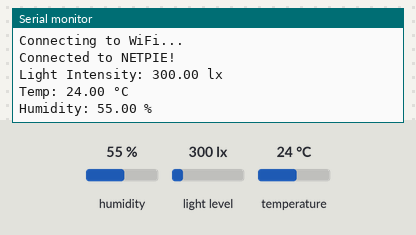
Recording of a sketch running on a simulated ESP32. Parts: the last lines printed to the serial monitor. The inputs (shaded band) are chosen by the test bench; at power-on: humidity 55 %, light level 300 lx, temperature 24 °C. WiFi joins after 1.5 s; servers stay silent unless stated; no MQTT or app messages arrive unless stated.

Above: at 3.2 s.
3.3 s: humidity set to 22 %
At 7.6 s:
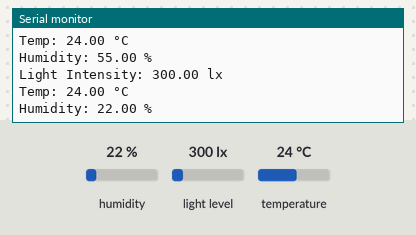
8.9 s: light level set to 40 lx
At 12.8 s:
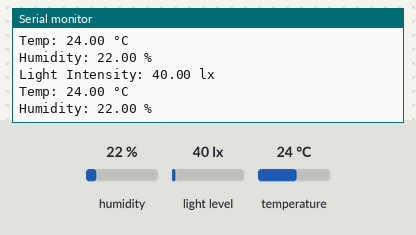
14.5 s: temperature set to 12 °C
At 18.1 s:
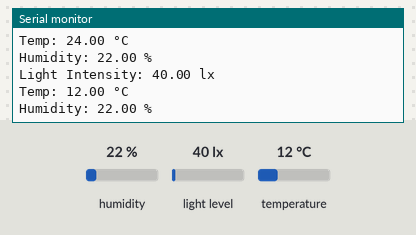
20.1 s: light level set to 500 lx
At 23.3 s:
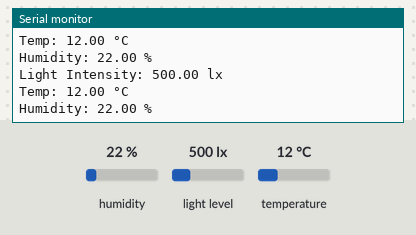
25.7 s: humidity set to 40 %
At 28.6 s:
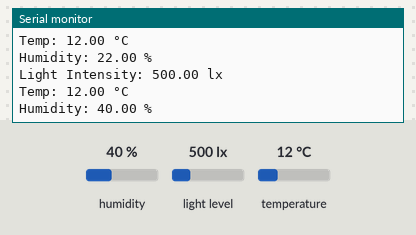
Timing chart, 0 to 30.1 s (numbered marks = the images above; inputs shaded):
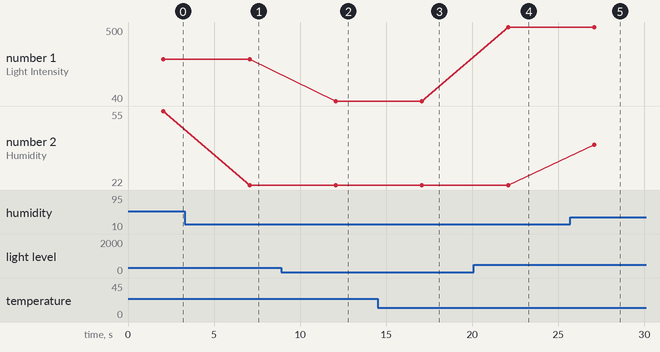

The sketch:

sensor_node.ino
```cpp
#include <Wire.h>
#include <BH1750.h>
#include <DHT.h>
#include <WiFi.h>
#include <PubSubClient.h>
#include <WebServer.h>

// NETPIE Configuration
const char* ssid = "Sleep with me free wifi_2.4G";
const char* password = "0814782645";
const char* mqtt_server = "broker.netpie.io";
const char* app_id = "5877eacd-bfab-4110-8678-c1aa1c79ea19";
const char* key = "7MdDdMg2i3YXAezbdNjZ2WJApaucDE6N";
const char* secret = "3eyJvnDF82GBtaLTp36oNTLtVXygk6HE";

WiFiClient espClient;
PubSubClient client(espClient);

BH1750 lightMeter;
#define DHTPIN 4
#define DHTTYPE DHT22
DHT dht(DHTPIN, DHTTYPE);

void setup() {
  Serial.begin(115200);
  Wire.begin(21, 22); // SDA = GPIO 21, SCL = GPIO 22
  lightMeter.begin(BH1750::CONTINUOUS_HIGH_RES_MODE, 0x23);

  dht.begin();

  WiFi.begin(ssid, password);
  while (WiFi.status() != WL_CONNECTED) {
    delay(1000);
    Serial.println("Connecting to WiFi...");
  }

  client.setServer(mqtt_server, 1883);
  while (!client.connected()) {
    if (client.connect(app_id, key, secret)) {
      Serial.println("Connected to NETPIE!");
    } else {
      delay(5000);
    }
  }

}

void loop() {
  // Read light intensity
  float lux = lightMeter.readLightLevel();
  float temp = dht.readTemperature();
  float humid = dht.readHumidity();

  Serial.print("Light Intensity: ");Serial.print(lux);Serial.println(" lx");
  Serial.print("Temp: "); Serial.print(temp); Serial.println(" °C ");
  Serial.print("Humidity: "); Serial.print(humid); Serial.println(" %");


  if (!client.connected()) {
    client.connect(app_id, key, secret);
  }


  String data = String("{\"light\":") + lux +
                ",\"temperature\":" + temp +
                ",\"humidity\":" + humid +
                "}";
  client.publish("@msg/sensor_data", data.c_str());

  delay(5000);
}
```

Measured:
- after the input at 3.3 s, the serial monitor: prints a new line after 3.8 s (image 1)
- after the input at 8.9 s, the serial monitor: prints a new line after 3.2 s (image 2)
- after the input at 14.5 s, the serial monitor: prints a new line after 2.6 s (image 3)
- after the input at 20.1 s, the serial monitor: prints a new line after 2.0 s (image 4)
- after the input at 25.7 s, the serial monitor: prints a new line after 1.4 s (image 5)
- plotted number 1: 300 → 40 after the input at 8.9 s, 40 → 500 after the input at 20.1 s
- plotted number 2: 55 → 22 after the input at 3.3 s, 22 → 40 after the input at 25.7 s
